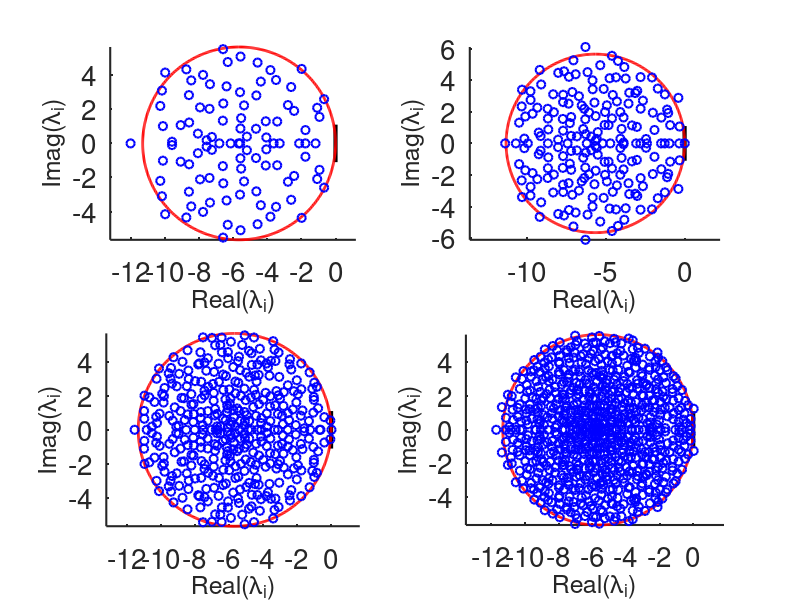

This chart was generated by the following MATLAB code: (Note: this script raises an error after producing the figure.)
%% if A is sparse, but mean in degree is held fixed, then spectral radius is constant

close all
clear
clc

set(groot, 'DefaultAxesFontSize', 20);
set(groot, 'DefaultTextFontSize', 18);
set(groot, 'DefaultLineLineWidth', 1.5);
set(groot, 'DefaultAxesLineWidth', 1.5);

n_vec = [100, 200, 400, 800]
n_plots = length(n_vec)

for i_n = 1:length(n_vec)
    n = n_vec(i_n);
    b = 2;
    mu = 0.0;
    
    % mean_in_out_degree = 10; % desired mean number of connections in and out
    mean_in_out_degree = 8; % desired mean number of connections in and out
    density = mean_in_out_degree/(n); % each neuron can make up to n-1 connections with other neurons
    % sparse_fraction = 1-density;
    
    % density = 0.5;
    
    disk_radius = sqrt(n)*b*sqrt(density)
    
    sigma = disk_radius;
    
    %% Generate A, Ginibre
    
    A = b*randn(n,n) + mu;
    
    A(rand(n,n)<(1-density)) = 0;
    
    % A(eye(size(A),'logical')) = 0; % no self connection
    
    %% Generate A, strongly connected
    
    
    %% check A stats
    
    actual_var_A = var(A(:))
    actual_stdev_A = std(A(:))
    actual_mean_A = mean(A(:))
    actual_mean_in_out_degree = sum(abs(A(:))>0)/n
    actual_density = sum(abs(A(:))>0)/n^2
    
    
    %% strongly connected A
    % w.EE = b;
    % w.EI = b;
    % w.IE = b;
    % w.II = b;
    % w.selfI = b;
    % w.selfE = b;
    % 
    % EI = 0.5; % fraction excitatory
    % 
    % % A = generate_M_no_iso(n,w,1-density, EI);
    % 
    % mu = mean(A(:));
    
    %%
    corrected_A = A-sigma*eye(size(A));
    corrected_var_A = var(A(:))
    corrected_stdev_A = std(A(:))
    corrected_mean_A = mean(A(:))
    
    eig_A = eig(corrected_A);
    
    figure(1)
    subplot(ceil(sqrt(n_plots)),ceil(sqrt(n_plots)),i_n)
    set(gcf,'Position',[1965         897         560         420])
    t = 0:.01:2*pi;
    % plot(sin(t)-sigma,cos(t),'g','LineWidth',2)
    
    % hold on
    plot([0,0],[-1.1, 1.1],'k','LineWidth',3)
    hold on
    plot(disk_radius*sin(t)-sigma,disk_radius*cos(t),'r','LineWidth',2)
    hold on
    plot(real(eig_A),imag(eig_A),'ob')
    hold off
    
    axis equal
    
    Expected_LLE_if_zero_mean = disk_radius-sigma
    actual_LLE = max(real(eig(corrected_A)))
    
    ylabel('Imag(\lambda_{i})','FontSize',18)
    xlabel('Real(\lambda_{i})','FontSize',18)
    % axis([-1.1 1.1 -1.1 1.1])
    
    box off

end

% save_some_figs_to_folder_2('figs', 'girko_mu_0_sparse_0_sigma_0_b0p5',[1], [])

G = digraph(sparse(A));                  % build a directed graph from A
bins = conncomp(G,'Type','strong');      % strongly connected components
A_isStronglyConnected = (numel(unique(bins)) == 1)
nSCC = numnodes(condensation(G))
